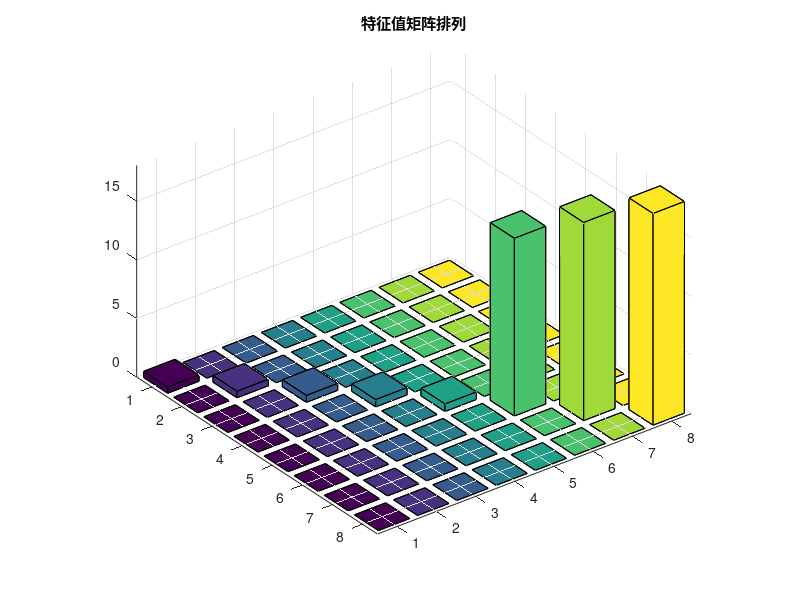

Source code (MATLAB):
clear;clc;
%--------------------------------------------------------------------------
%   参数设置
%--------------------------------------------------------------------------
N = 8;                                                                      %阵元个数
M = 3;                                                                      %信源个数
theta = [-30 0 50];                                                         %信号来向
snr = 10;                                                                   %信噪比
K = 1024;                                                                   %快拍数

%--------------------------------------------------------------------------
%   生成3个来向的阵列流形信号相位差
%--------------------------------------------------------------------------
lambda = 1;
dd = 0.5;                                                                   %阵元间距d = lambda/2
d = 0:dd:(N-1)*dd;                                                          %构建阵列坐标
A = exp(1j.*2*pi*d.'*sind(theta)/lambda);                                   %构建阵列流形，即信号来向

%--------------------------------------------------------------------------
%   发射三组随机信号，长度1024
%--------------------------------------------------------------------------
S = randn(M,K) + 1j.*randn(M,K);                                            %构建不相关信号
X = A*S;                                                                    %对信号来向进行仿真
X1 = awgn(X,snr,'measured');                                                %加入噪声，产生小特征值

%--------------------------------------------------------------------------
%   构建信号的协方差矩阵
%--------------------------------------------------------------------------
Rxx = X1*X1'/K;                                                             %构建协方差矩阵
[EV,D] = eig(Rxx);                                                          %拿到特向量EV + 特征值D  新版本matlab已经从小到大排序好了
figure(7)
bar3(D);title('特征值矩阵排列')